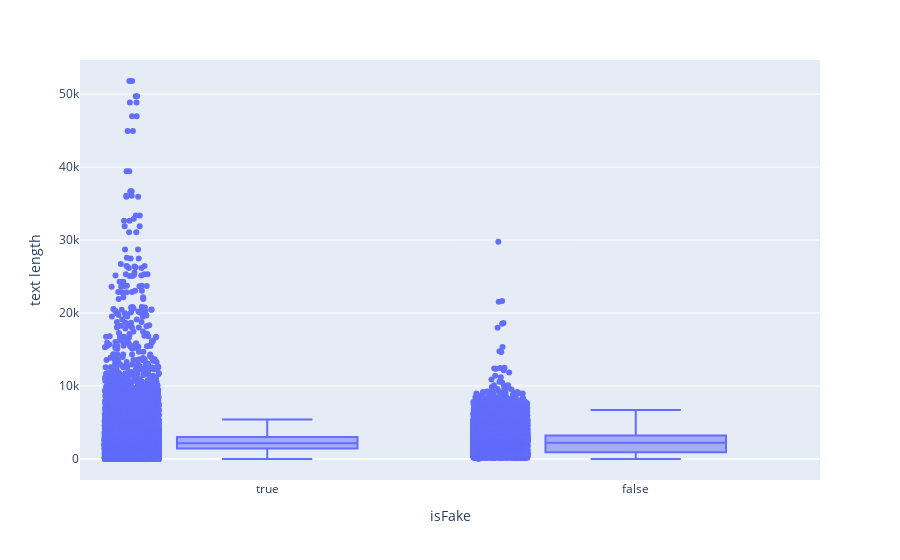

The cell this chart's notebook holds for it:
### Code cell
# Creating plot
fig=px.box(textes,x='isFake',y='text length',points='all')
 
# show plot
fig.show()

### Figure 1 — Plotly figure (JSON) as saved in the notebook; plotly's stock layout.template omitted (floating-point values rounded to 4 significant figures; data arrays with more than 128 entries replaced by an {"elided": "..."} marker saying what was removed)
{"data": [{"alignmentgroup": "True", "boxpoints": "all", "hovertemplate": "isFake=%{x}<br>text length=%{y}<extra></extra>", "legendgroup": "", "marker": {"color": "#636efa"}, "name": "", "notched": false, "offsetgroup": "", "orientation": "v", "showlegend": false, "type": "box", "x": {"elided": "44888 bool values"}, "x0": " ", "xaxis": "x", "y": {"elided": "44888 int values"}, "y0": " ", "yaxis": "y"}], "layout": {"boxmode": "group", "legend": {"tracegroupgap": 0}, "margin": {"t": 60}, "xaxis": {"anchor": "y", "domain": [0, 1], "title": {"text": "isFake"}}, "yaxis": {"anchor": "x", "domain": [0, 1], "title": {"text": "text length"}}}}
